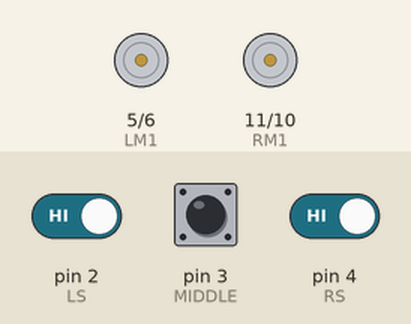
The sketch below on a simulated Arduino Uno, built with avr-gcc and run on an emulated ATmega328P. On the bench: motor-driver pin pairs drawn as motors (green arrow = first pin HIGH = forward, orange = second pin HIGH = backward, longer = more drive). Inputs (shaded band) come from the test bench; at power-on: pin 2 (LS) HIGH, pin 3 (MIDDLE) LOW, pin 4 (RS) HIGH. What the sketch prints to the serial monitor is not drawn.

Above: at 1.2 s.
1.3 s: pin 2 (LS) driven LOW
At 2.3 s:
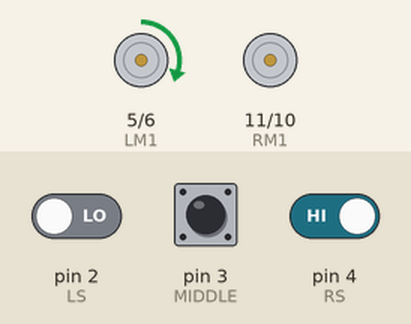
2.8 s: pin 3 (MIDDLE) driven HIGH
At 3.6 s:
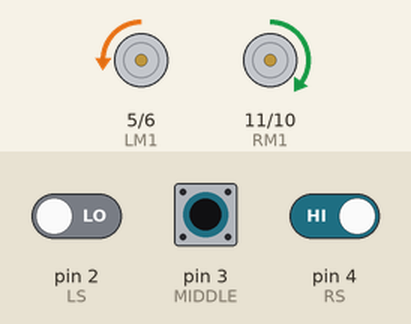
4.3 s: pin 4 (RS) driven LOW
At 5.5 s:
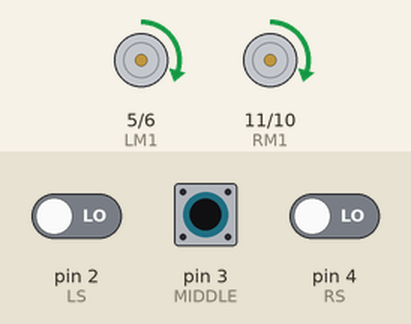
5.8 s: pin 2 (LS) driven HIGH
At 6.9 s:
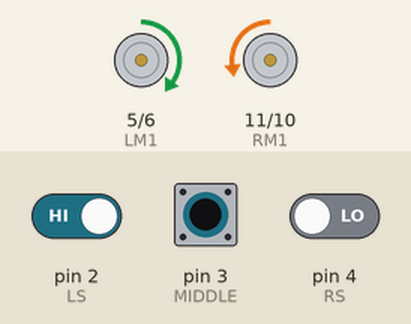
7.3 s: pin 3 (MIDDLE) driven LOW
At 8.5 s:
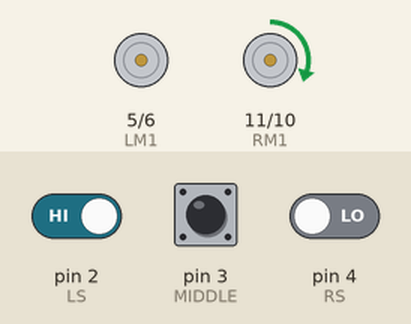
8.8 s: pin 3 (MIDDLE) pulsed HIGH 2 times (0.12 s each, 0.3 s apart)
At 9.05 s:
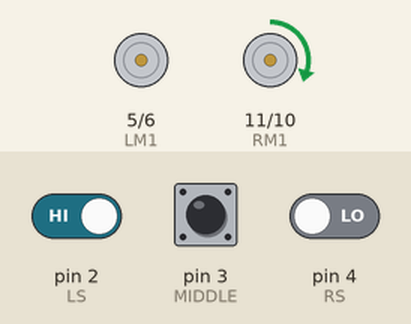
Timing chart, 0 to 11.8 s (numbered marks = the images above; inputs shaded):
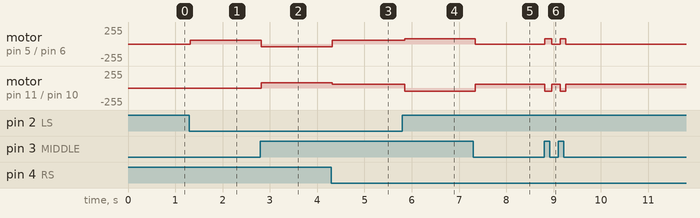

The sketch:

sketch_feb28b.ino
```cpp
#define LS 2
#define MIDDLE 3
#define RS 4


#define LM2 6
#define LM1 5
#define RM2 10
#define RM1 11
int s1,s2,s3;
void setup()
{
  Serial.begin(9600);
  pinMode(LS, INPUT);
  pinMode(RS, INPUT);
  pinMode(MIDDLE, INPUT) ;

  pinMode(LM1, OUTPUT);  //left motors forward
  pinMode(LM2, OUTPUT);  //left motors reverse
  pinMode(RM1, OUTPUT);  //right motors forward
  pinMode(RM2, OUTPUT);  //right motors reverse
}

void loop() {
  s3 = digitalRead(LS);
  s2 = digitalRead(MIDDLE);
  s1 = digitalRead(RS);
  Serial.print(s1);
  Serial.print(" -- ");
  Serial.print(s2);
  Serial.print(" -- ");
  Serial.print(s3);
  Serial.print(" -- ");

    if(  s3==0 && s2== 1 &&  s1==0  )
{
  forward();
  }


  if( s3==0 && s2==0 && s1==1)
  {
    //stopm();
    right();
}
if(  (s3==1 && s2== 0&& s1== 0))
  {
    //stopm();
    left();

  }


if(  s3==0 && s2==1 && s1==1 )
  {
    //stopm();
    sright();

  }


if(  s3==1 && s2== 1 && s1==0  )
  {
    //stopm();
    sleft();
  }
if(  s3==1 && s2== 1 && s1==1  )
  {
    stopm();

    //stopm();
  }
  if(  s3==0 && s2== 0 && s1==0  )
  {
   //back();
  }


}


void forward()
{
  analogWrite(LM2, 0);
  analogWrite(LM1, 60);
  analogWrite(RM2, 0);
  analogWrite(RM1, 60);
  Serial.println(" Moving forward");

}
void back()
{
  analogWrite(LM2, 60);
  analogWrite(LM1, 0);
  analogWrite(RM2, 60);
  analogWrite(RM1, 0);
  Serial.println("Moving Backward");
  //delay(300);
}
void stopm()
{
  analogWrite(LM2, 0);
  analogWrite(LM1, 0);
  analogWrite(RM2, 0);
  analogWrite(RM1, 0);
  Serial.println("stop");
}
void left()
{
  analogWrite(LM2, 0);
  analogWrite(LM1, 0);
  analogWrite(RM2, 0);
  analogWrite(RM1, 60);
  Serial.println(" Rotate Left");
  //delay(300);
}
void right()
{
  analogWrite(LM2, 0);
  analogWrite(LM1, 60);
  analogWrite(RM2, 0);
  analogWrite(RM1, 0);
  Serial.println(" Rotate Right");
}
void sleft()
{
  analogWrite(LM2, 0);
  analogWrite(LM1, 80);
  analogWrite(RM2, 50);
  analogWrite(RM1, 0);
  Serial.println(" Rotate Left sharp");
  //delay(300);
}
void sright()
{
  analogWrite(LM2, 40);
  analogWrite(LM1, 0);
  analogWrite(RM2,0 );
  analogWrite(RM1, 80);
  Serial.println(" Rotate Right sharp");
  //delay(300);
}
```

Measured:
- after the input at 1.3 s, motor on pin 5 (LM1) / pin 6 (LM2): stopped → forward 60/255 at once
- after the input at 2.8 s, motor on pin 5 (LM1) / pin 6 (LM2): forward 60/255 → backward 40/255 at once; motor on pin 11 (RM1) / pin 10 (RM2): stopped → forward 80/255 at once
- after the input at 4.3 s, motor on pin 5 (LM1) / pin 6 (LM2): backward 40/255 → forward 60/255 at once; motor on pin 11 (RM1) / pin 10 (RM2): forward 80/255 → forward 60/255 at once
- after the input at 5.8 s, motor on pin 5 (LM1) / pin 6 (LM2): forward 60/255 → forward 80/255 after 0.05 s; motor on pin 11 (RM1) / pin 10 (RM2): forward 60/255 → backward 50/255 after 0.05 s
- after the input at 7.3 s, motor on pin 5 (LM1) / pin 6 (LM2): forward 80/255 → stopped at once; motor on pin 11 (RM1) / pin 10 (RM2): backward 50/255 → forward 60/255 at once
- after the input at 8.8 s, motor on pin 5 (LM1) / pin 6 (LM2): alternates forward 80/255 for 0.13 s and stopped for 0.18 s, 4 changes in all, then stays stopped, starting at once; motor on pin 11 (RM1) / pin 10 (RM2): alternates forward 60/255 for 0.18 s and backward 50/255 for 0.13 s, 4 changes in all, then stays forward 60/255, starting at once
